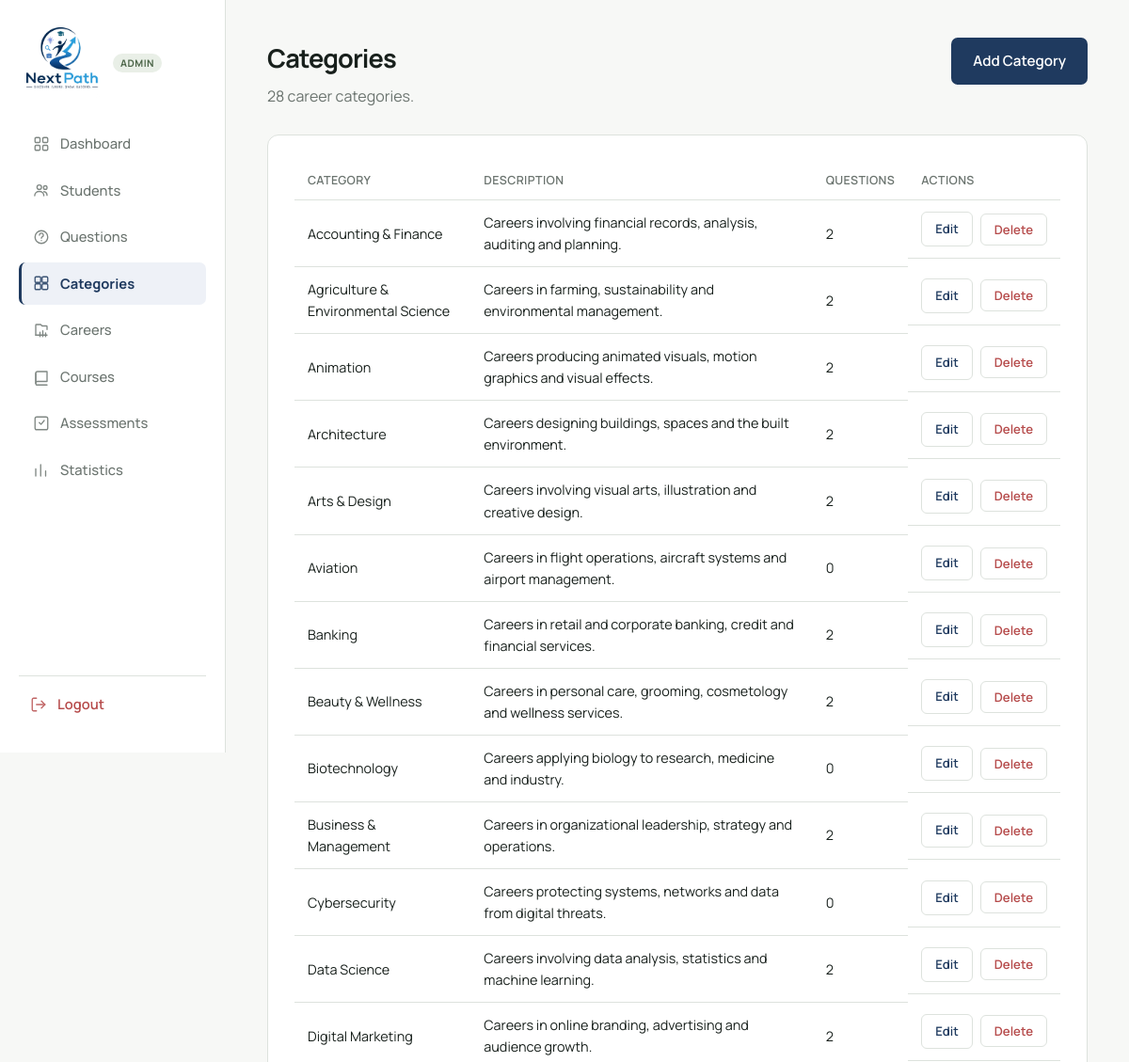
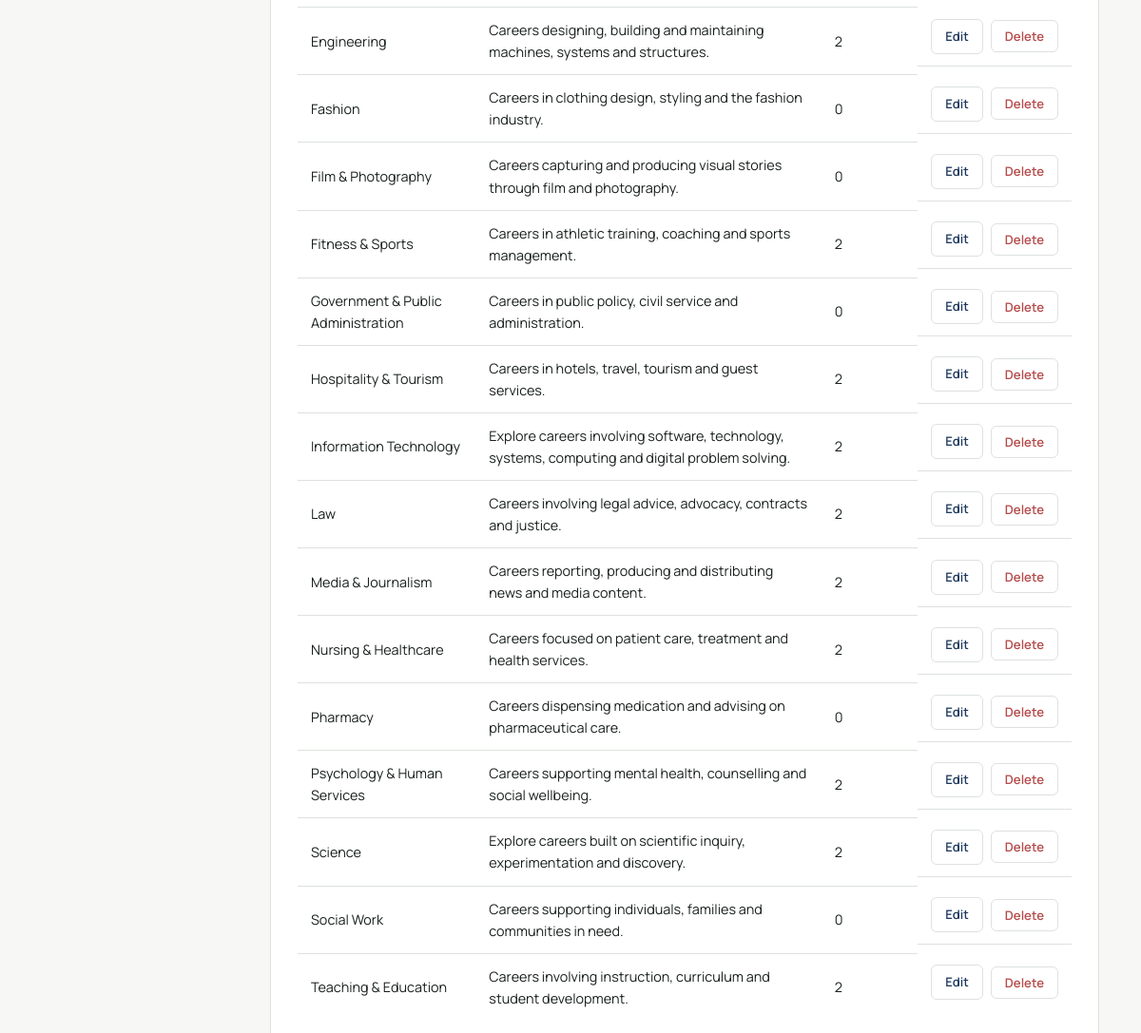
Screenshot of /admin/categories.php (signed in) with the database file from the repository (2 pictures, top to bottom).
### tables this page shows
CREATE TABLE categories (
    id          INT AUTO_INCREMENT PRIMARY KEY,
    name        VARCHAR(120) NOT NULL UNIQUE,
    description VARCHAR(400) NOT NULL,
    created_at  TIMESTAMP DEFAULT CURRENT_TIMESTAMP,
    updated_at  TIMESTAMP DEFAULT CURRENT_TIMESTAMP ON UPDATE CURRENT_TIMESTAMP
);

### includes/functions.php (called while the page is built, shortened)
<?php
function clean($value) {
    return htmlspecialchars(trim($value ?? ''), ENT_QUOTES, 'UTF-8');
}
function base_url($path = '') {
    return APP_BASE_PATH . ltrim($path, '/');
}

### admin/categories.php (the view, shortened to what this page needs)
<?php
require_once __DIR__ . '/../includes/admin_auth.php';
$categories = $pdo->query('
    SELECT c.id, c.name, c.description, c.created_at, COUNT(q.id) AS question_count
    FROM categories c LEFT JOIN questions q ON q.category_id = c.id
    GROUP BY c.id, c.name, c.description, c.created_at
    ORDER BY c.name ASC
')->fetchAll();
?>
<!DOCTYPE html>
<html lang="en">
<head>
<link rel="stylesheet" href="<?= base_url('assets/css/main.css') ?>">
<link rel="stylesheet" href="<?= base_url('assets/css/dashboard.css') ?>">
<link rel="stylesheet" href="<?= base_url('assets/css/admin.css') ?>">
</head>
<body class="dashboard-body">
<?php require __DIR__ . '/../includes/admin-sidebar.php'; ?>
<main class="dashboard-main">
  <header class="dashboard-header">
    <div>
      <h1>Categories</h1>
      <p class="dashboard-sub"><?= count($categories) ?> career categories.</p>
    </div>
    <a href="add-category.php" class="btn btn-primary">Add Category</a>
  </header>
  <section class="card">
    <div class="table-scroll">
      <table class="data-table">
        <thead><tr><th>Category</th><th>Description</th><th>Questions</th><th>Actions</th></tr></thead>
        <tbody>
          <?php foreach ($categories as $c): ?>
            <tr>
              <td><?= clean($c['name']) ?></td>
              <td><?= clean($c['description']) ?></td>
              <td><?= (int)$c['question_count'] ?></td>
              <td class="actions-cell">
                <a href="edit-category.php?id=<?= $c['id'] ?>" class="btn btn-outline btn-sm">Edit</a>
                <form method="POST" action="delete-category.php" class="confirm-form" data-confirm="Delete this category and all its questions?">
                  <button type="submit" class="btn btn-danger btn-sm">Delete</button>
                </form>
              </td>
            </tr>
          <?php endforeach; ?>
        </tbody>
      </table>
    </div>
  </section>
</main>
</body>
</html>

### assets/css/main.css (style rules this page uses)
:root { --primary: #1F3A5F; --primary-dark: #16293F; --secondary: #4C6548; --bg: #F7F8F6; --surface: #FFFFFF; --text: #18201C; --muted: #6B746F; --border: #DDE2DD; --success: #4C7A57; --error: #B64B4B; --font-display: "Satoshi", "General Sans", "Manrope", Arial, sans-serif; --font-body: "Manrope", "Inter", Arial, sans-serif; --radius-sm: 7px; --radius-md: 10px; --radius-lg: 12px; --shadow-subtle: 0 8px 30px rgba(20, 30, 25, 0.06); --transition: 200ms ease; }
* { box-sizing: border-box; }
html { scroll-behavior: smooth; }
body { margin: 0; font-family: var(--font-body); background: var(--bg); color: var(--text); font-size: 16px; line-height: 1.6; -webkit-font-smoothing: antialiased; }
h1, h2, h3, h4, h5, h6 { font-family: var(--font-display); letter-spacing: -0.035em; font-weight: 700; margin: 0 0 0.5em; color: var(--text); }
p { margin: 0 0 1em; color: var(--text); }
a { color: inherit; text-decoration: none; }
.btn { display: inline-flex; align-items: center; justify-content: center; gap: 8px; padding: 12px 22px; border-radius: var(--radius-sm); font-family: var(--font-body); font-weight: 600; font-size: 0.95rem; border: 1px solid transparent; cursor: pointer; transition: background var(--transition), color var(--transition), border-color var(--transition), transform var(--transition); text-align: center; }
.btn-primary { background: var(--primary); color: #fff; }
.btn-outline { background: transparent; color: var(--primary); border-color: var(--border); }
.btn-danger { background: transparent; color: var(--error); border-color: var(--border); }
.btn-sm { padding: 7px 14px; font-size: 0.82rem; border-radius: 6px; }

### assets/css/dashboard.css (style rules this page uses)
.dashboard-body { display: flex; min-height: 100vh; background: var(--bg); }
.dashboard-main { flex: 1; padding: 40px 44px; max-width: 1080px; }
.dashboard-header { display: flex; justify-content: space-between; align-items: flex-start; flex-wrap: wrap; gap: 16px; margin-bottom: 28px; }
.dashboard-header h1 { font-size: 1.7rem; margin-bottom: 6px; }
.dashboard-sub { color: var(--muted); margin: 0; }
.card { background: var(--surface); border: 1px solid var(--border); border-radius: var(--radius-lg); padding: 28px; margin-bottom: 24px; }
.table-scroll { overflow-x: auto; }
.data-table { width: 100%; border-collapse: collapse; font-size: 0.9rem; }
.data-table th { text-align: left; padding: 10px 14px; border-bottom: 1px solid var(--border); color: var(--muted); font-weight: 600; font-size: 0.78rem; text-transform: uppercase; letter-spacing: 0.03em; white-space: nowrap; }
.data-table td { padding: 12px 14px; border-bottom: 1px solid var(--border); vertical-align: middle; }
.data-table tr:last-child td { border-bottom: none; }
.data-table tbody tr { transition: background var(--transition); }
.actions-cell { display: flex; gap: 8px; align-items: center; }

### assets/css/admin.css (style rules this page uses)
.confirm-form { display: inline; margin: 0; }
.confirm-form .btn { margin: 0; }

### rows the page displays
categories: name "Accounting & Finance", description "Careers involving financial records, analysis, auditing and planning.", question_count "2"
categories: name "Agriculture & Environmental Science", description "Careers in farming, sustainability and environmental management.", question_count "2"
categories: name "Animation", description "Careers producing animated visuals, motion graphics and visual effects.", question_count "2"
categories: name "Architecture", description "Careers designing buildings, spaces and the built environment.", question_count "2"
categories: name "Arts & Design", description "Careers involving visual arts, illustration and creative design.", question_count "2"
categories: name "Aviation", description "Careers in flight operations, aircraft systems and airport management.", question_count "0"
categories: name "Banking", description "Careers in retail and corporate banking, credit and financial services.", question_count "2"
categories: name "Beauty & Wellness", description "Careers in personal care, grooming, cosmetology and wellness services.", question_count "2"
categories: name "Biotechnology", description "Careers applying biology to research, medicine and industry.", question_count "0"
categories: name "Business & Management", description "Careers in organizational leadership, strategy and operations.", question_count "2"
categories: name "Cybersecurity", description "Careers protecting systems, networks and data from digital threats.", question_count "0"
categories: name "Data Science", description "Careers involving data analysis, statistics and machine learning.", question_count "2"
categories: name "Digital Marketing", description "Careers in online branding, advertising and audience growth.", question_count "2"
categories: name "Engineering", description "Careers designing, building and maintaining machines, systems and structures.", question_count "2"
categories: name "Fashion", description "Careers in clothing design, styling and the fashion industry.", question_count "0"
categories: name "Film & Photography", description "Careers capturing and producing visual stories through film and photography.", question_count "0"
categories: name "Fitness & Sports", description "Careers in athletic training, coaching and sports management.", question_count "2"
categories: name "Government & Public Administration", description "Careers in public policy, civil service and administration.", question_count "0"
categories: name "Hospitality & Tourism", description "Careers in hotels, travel, tourism and guest services.", question_count "2"
categories: name "Information Technology", description "Explore careers involving software, technology, systems, computing and digital problem solving.", question_count "2"
categories: name "Law", description "Careers involving legal advice, advocacy, contracts and justice.", question_count "2"
categories: name "Media & Journalism", description "Careers reporting, producing and distributing news and media content.", question_count "2"
categories: name "Nursing & Healthcare", description "Careers focused on patient care, treatment and health services.", question_count "2"
categories: name "Pharmacy", description "Careers dispensing medication and advising on pharmaceutical care.", question_count "0"
categories: name "Psychology & Human Services", description "Careers supporting mental health, counselling and social wellbeing.", question_count "2"
categories: name "Science", description "Explore careers built on scientific inquiry, experimentation and discovery.", question_count "2"
categories: name "Social Work", description "Careers supporting individuals, families and communities in need.", question_count "0"
categories: name "Teaching & Education", description "Careers involving instruction, curriculum and student development.", question_count "2"

### other values shown
$item['label'] "Dashboard"
$item['label'] "Students"
$item['label'] "Questions"
$item['label'] "Categories"
$item['label'] "Careers"
$item['label'] "Courses"
$item['label'] "Assessments"
$item['label'] "Statistics"
count($categories) "28"
